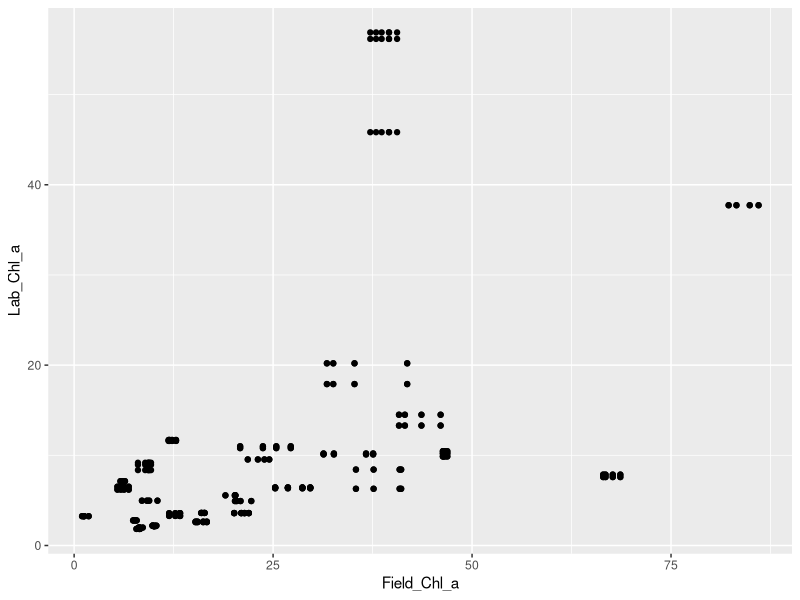
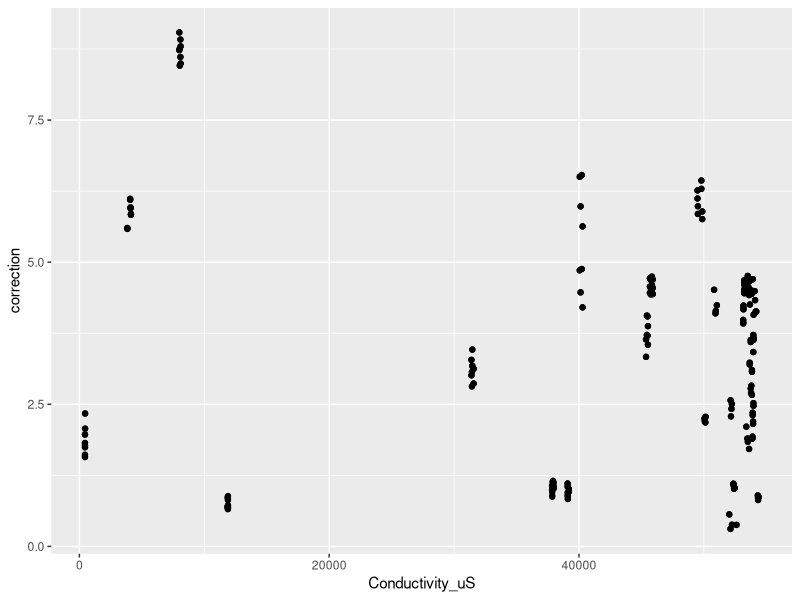
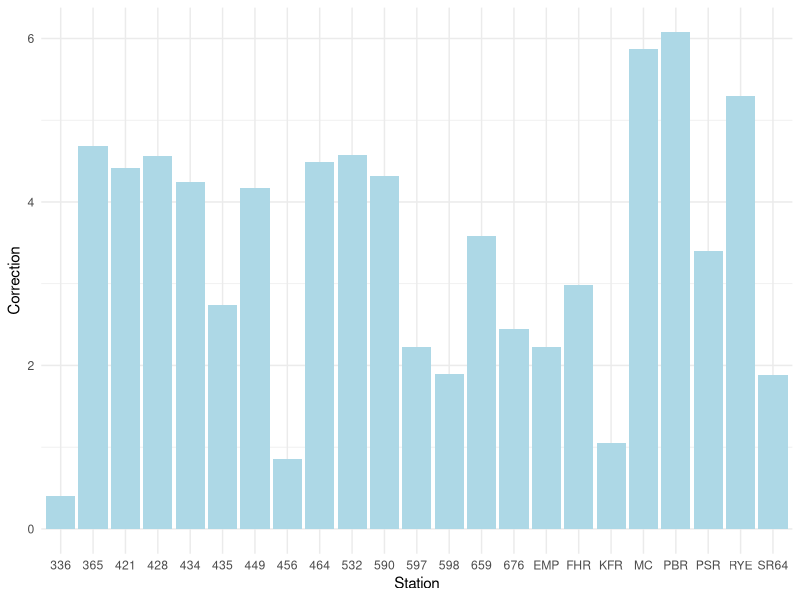
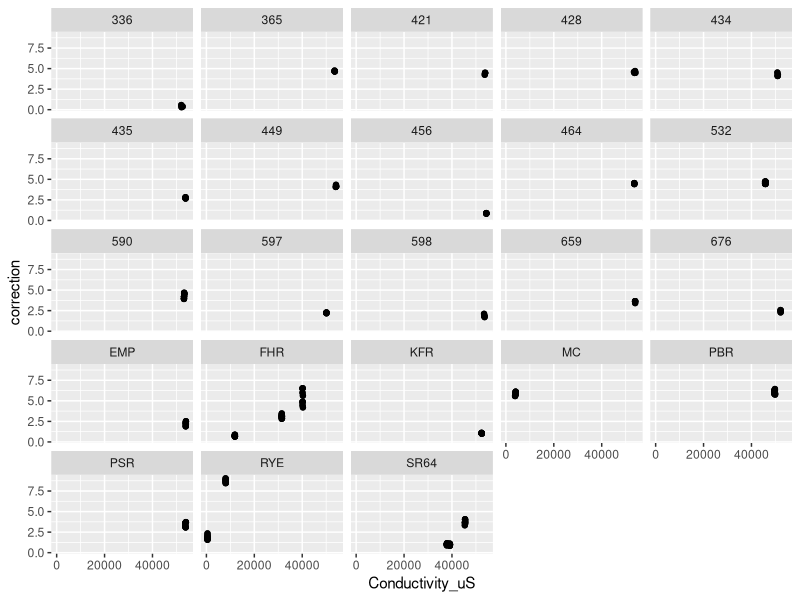

These figures' R source, in order:
## ---- chunk 1
#| warning: false
#| echo: false

library(tidyverse)
library(knitr)
library(kableExtra)


Observations<- read_csv("Chla-Observations.csv")

kable(Observations)
## ---- chunk 2
#| warning: false
#| echo: false
library(tidyverse)
library(readr)

Observations<- read_csv("Chla-Observations.csv")
ggplot(
  data=Observations,
  mapping=aes(x=Field_Chl_a, y=Lab_Chl_a)
)+
  geom_point()
  

## ---- chunk 3
#| warning: false
#| echo: false
library(tidyverse)
library(readr)

Observations<- read_csv("Chla-Observations.csv")
ggplot(
  data=Observations,
  mapping=aes(x=Conductivity_uS, y=correction)
)+
  geom_point()
  

## ---- chunk 4
#| warning: false
#| echo: false
library(tidyverse)
library(readr)

Observations<- read_csv("Chla-Observations.csv")

ggplot(Observations, aes(x = Station, y = correction)) +
  geom_bar(stat = "summary", fun = "mean", fill = "lightblue") +
  labs(x = "Station", y = "Correction") +
  theme_minimal()

  

## ---- chunk 5
library(ggplot2)
Observations<- read.csv("Chla-Observations.csv")
ggplot(Observations, aes(x =Conductivity_uS, y = correction)) +
  geom_point() +
  facet_wrap(~ Station)
